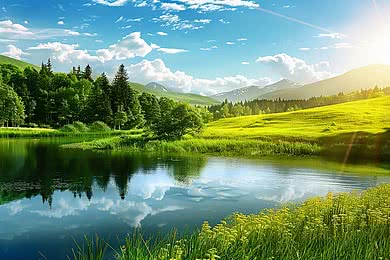
#> input picture sample1.jpg, 390 x 260 px
$ python exp36.py
#> lines starting #> are read from the running program, lines starting #| are printed output that depends on the picture; after the words box and inside, x2 and y2 are one past the last pixel; in counts of white or black regions, pixels touching at a corner belong together
import cv2
import numpy as np

def subtract_background(image_path, lower_color, upper_color):
#> called with image_path = 'image.jpg'
    image = cv2.imread("sample1.jpg")
#> image is the input picture: shape (260, 390, 3); mean B, G, R 114.9, 147, 115.7
    hsv = cv2.cvtColor(image, cv2.COLOR_BGR2HSV)
#> hsv: shape (260, 390, 3); mean H, S, V 66.5, 139, 155.6
    lower = np.array(lower_color, dtype=np.uint8)
    upper = np.array(upper_color, dtype=np.uint8)
    mask = cv2.inRange(hsv, lower, upper)
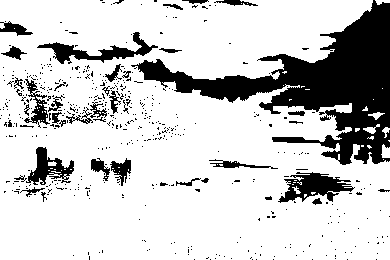
#> mask: shape (260, 390); 79.6% white; 499 black regions (458 under 20 px), largest, box (x1, y1, x2, y2) and area: (131, 0, 390, 165) 13367, (278, 172, 355, 203) 1196, (37, 32, 158, 64) 1099
    mask_inv = cv2.bitwise_not(mask)
    foreground = cv2.bitwise_and(image, image, mask=mask_inv)
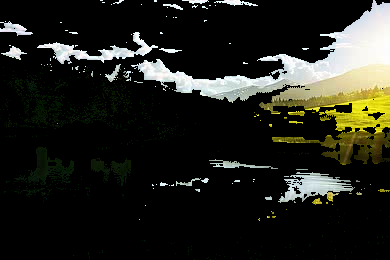
#> foreground: shape (260, 390, 3); mean B, G, R 28.4, 35.2, 34.4
    cv2.imshow("Original Image", image)
    cv2.imshow("Background Subtracted", foreground)
    cv2.waitKey(0)
    cv2.destroyAllWindows()

subtract_background("image.jpg", [30,30,30], [255,255,255])
